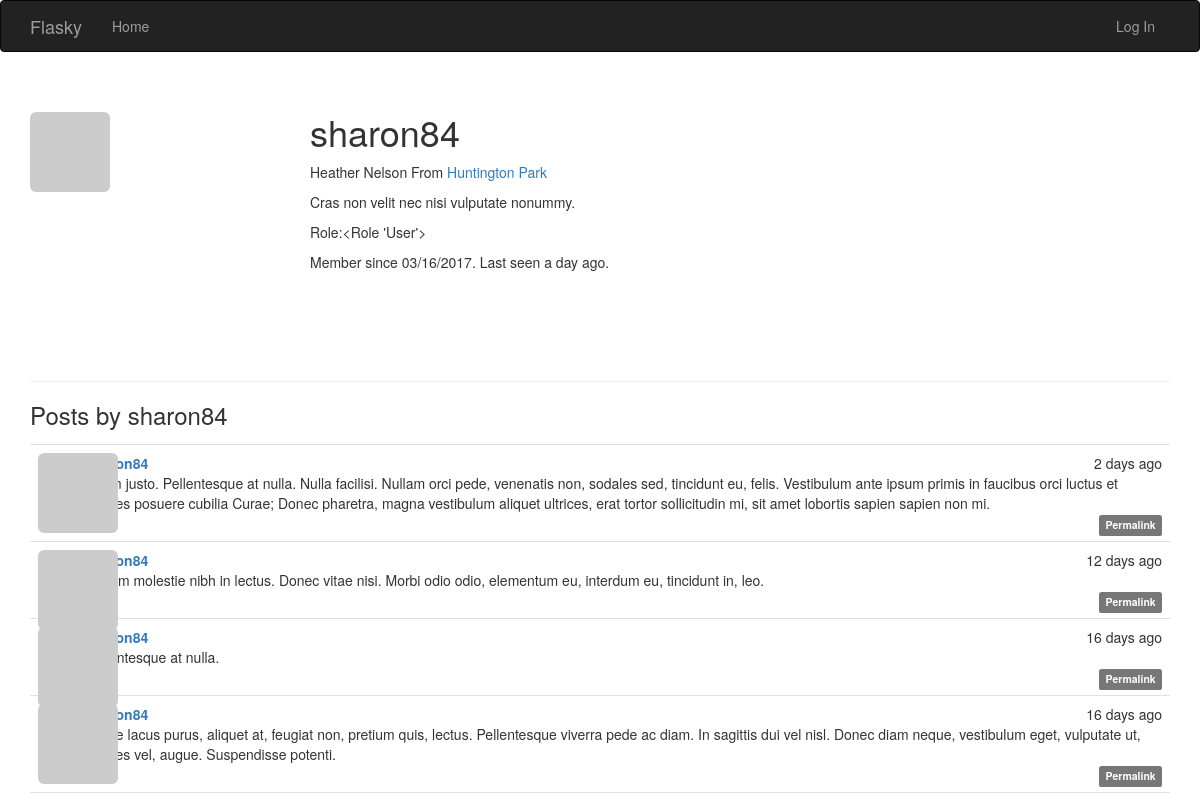
The page /user/sharon84 on the database its author committed.
### app/models.py (models this page shows, shortened)
class User(UserMixin, db.Model):
    __tablename__ = 'users'
    id = db.Column(db.Integer, primary_key=True)
    email = db.Column(db.String(64), unique=True, index=True)
    username = db.Column(db.String(64), unique=True, index=True)
    role_id = db.Column(db.Integer, db.ForeignKey('roles.id'))
    password_hash = db.Column(db.String(128))
    confirmed = db.Column(db.Boolean, default=False)
    name = db.Column(db.String(64))
    location = db.Column(db.String(64))
    about_me = db.Column(db.Text())
    member_since = db.Column(db.DateTime(), default=datetime.utcnow)
    last_since = db.Column(db.DateTime(), default=datetime.utcnow)
    avatar_hash = db.Column(db.String(32))
    posts = db.relationship('Post',backref='author',lazy='dynamic')
    @property
    def password(self):
        raise AttributeError('password is not a readable attribute')
    def gravatar(self, size=100, default='identicon', rating='g'):
        if request.is_secure:
            url = 'https://secure.gravatar.com/avatar'
        else:
            url = 'http://www.gravatar.com/avatar'
        hash = self.avatar_hash or hashlib.md5(
            self.email.encode('utf-8')).hexdigest()
        return '{url}/{hash}?s={size}&d={default}&r={rating}'.format(
            url=url, hash=hash, size=size, default=default, rating=rating)

class Role(db.Model):
    __tablename__ = 'roles'
    id = db.Column(db.Integer, primary_key=True)
    name = db.Column(db.String(64), unique=True)
    default = db.Column(db.Boolean, default=False, index=True)
    permissions = db.Column(db.Integer)
    users = db.relationship('User', backref='role', lazy='dynamic')
    def __repr__(self):
        return '<Role %r>' % self.name

class Post(db.Model):
    __tablename__ = 'posts'
    id = db.Column(db.Integer,primary_key=True)
    body = db.Column(db.Text)
    body_html = db.Column(db.Text)
    timestamp = db.Column(db.DateTime,index=True,default=datetime.utcnow)
    author_id = db.Column(db.Integer,db.ForeignKey('users.id'))

### app/main/views.py (the view)
@main.route('/user/<username>')
def user(username):
    user = User.query.filter_by(username=username).first()
    posts = user.posts.order_by(Post.timestamp.desc()).all()
    print user.posts
    print type(user.posts)
    return render_template('user.html',user=user,posts=posts)

### app/auth/views.py (called while the page is built)
@auth.before_app_request
def before_request():
    if current_user.is_authenticated:
        current_user.ping()
        if not current_user.confirmed and request.endpoint and request.endpoint[:5] != 'auth.' and request.endpoint != 'static':
            return redirect(url_for('auth.unconfirmed'))

### app/main/__init__.py (called while the page is built)
@main.app_context_processor
def inject_permissions():
    return dict(Permission=Permission)

### app/models.py (called while the page is built)
    def is_administrator(self):
        return False

### app/templates/user.html (shortened to what this page needs)
{% extends 'base.html' %}
{% block page_content %}
<div class="page-header">
    <img class="img-rounded profile-thumbnail" src="{{ user.gravatar(size=256) }}">
     <div class="profile-header">
    <h1>{{ user.username }}</h1>
    {% if user.name or user.location %}
    <p>
        {% if user.name %}{{ user.name }}{% endif %}
        {% if user.location %}
            From <a href="http://map.baidu.com/?q={{ user.location }}">{{ user.location }}</a>
        {% endif %}
    </p>
    {% endif %}
    {% if user.about_me %}<p>{{ user.about_me }}</p>{% endif %}
    <p>Role:{{ user.role }}</p>
    <p>Member since {{ moment(user.member_since).format('L') }}. Last seen {{ moment(user.last_since).fromNow() }}.</p>
</div>
</div>
<h3>Posts by {{ user.username }}</h3>
{% include '_posts.html' %}
{% endblock %}

### app/templates/base.html (shortened to what this page needs)
{% extends "bootstrap/base.html" %}
{% block head %}
{{ super() }}
<link rel="stylesheet" type="text/css" href="{{ url_for('static', filename='styles.css') }}">
{% endblock %}
{% block navbar %}
<div class="navbar navbar-inverse" role="navigation">
    <div class="container">
        <div class="navbar-header">
            <a class="navbar-brand" href="{{ url_for('main.index') }}">Flasky</a>
        </div>
        <div class="navbar-collapse collapse">
            <ul class="nav navbar-nav">
                <li><a href="{{ url_for('main.index') }}">Home</a></li>
            </ul>
            <ul class="nav navbar-nav navbar-right">
                {% if current_user.is_authenticated %}
                <<li class="dropdown">
                    <a href="#" class="dropdown-toggle" data-toggle="dropdown">Account <b class="caret"></b></a>
                    <ul class="dropdown-menu">
                        <li><a href="{{ url_for('auth.modifityPassword') }}">Change Password</a></li>
                        <li><a href="{{ url_for('auth.logout') }}">Log Out</a></li>
                    </ul>
                </li>
                {% else %}
                <li><a href="{{ url_for('auth.login') }}">Log In</a></li>
                {% endif %}
            </ul>
        </div>
    </div>
</div>
{% endblock %}
{% block content %}
<div class="container">
    {% block page_content %}{% endblock %}
</div>
{% endblock %}

### app/templates/_posts.html (shortened to what this page needs)
<ul class="posts">
    {% for post in posts %}
    <li class="post">
        <div class="post-thumbnail">
            <a href="{{ url_for('.user',username=post.author.username) }}">
                <img class="img-rounded profile-thumbnail" src="{{ post.author.gravatar(size=40) }}">
            </a>
        </div>
        <div class="post-content">
            <div class="post-date">{{ moment(post.timestamp).fromNow() }}</div>
            <div class="post-author"><a href="{{ url_for('.user',username=post.author.username) }}">{{ post.author.username }}</a></div>
            <div class="post-body">
                {% if post.body_html %}
                    {{ post.body_html | safe }}
                {% else %}
                    {{ post.body }}
                {% endif %}
            </div>
            <div class="post-footer">
                <a href="{{ url_for('.post',id=post.id) }}">
                    <span class="label label-default">Permalink</span>
                </a>
            </div>
        </div>
    </li>
    {% endfor %}
</ul>

### app/static/styles.css (style rules this page uses)
.profile-thumbnail { position: absolute; }
.profile-header { min-height: 260px; margin-left: 280px; }
ul.posts { list-style-type: none; padding: 0px; margin: 16px 0px 0px 0px; border-top: 1px solid #e0e0e0; }
ul.posts li.post { padding: 8px; border-bottom: 1px solid #e0e0e0; }
div.post-date { float: right; }
div.post-author { font-weight: bold; }
div.post-thumbnail { position: absolute; }
div.post-content { margin-left: 48px; min-height: 48px; }
div.post-footer { text-align: right; }

### rows shown on the page
User: username "sharon84", name "Heather Nelson", location "Huntington Park", about_me "Cras non velit nec nisi vulputate nonummy.", member_since "03/16/2017", last_since "a day ago"
Role: role "<Role 'User'>"
Post: timestamp "2 days ago", body "Etiam justo. Pellentesque at nulla. Nulla facilisi. Nullam orci pede, venenatis non, sodales sed, tincidunt eu, felis. Vestibulum ante ipsum primis in faucibus orci luctus et ultrices posuere cubilia Curae; Donec pharetra, magna vestibulum aliquet ultrices, erat tortor sollicitudin mi, sit amet lobortis sapien sapien non mi."
Post: timestamp "12 days ago", body "Nullam molestie nibh in lectus. Donec vitae nisi. Morbi odio odio, elementum eu, interdum eu, tincidunt in, leo."
Post: timestamp "16 days ago", body "Pellentesque at nulla."
Post: timestamp "16 days ago", body "Fusce lacus purus, aliquet at, feugiat non, pretium quis, lectus. Pellentesque viverra pede ac diam. In sagittis dui vel nisl. Donec diam neque, vestibulum eget, vulputate ut, ultrices vel, augue. Suspendisse potenti."
